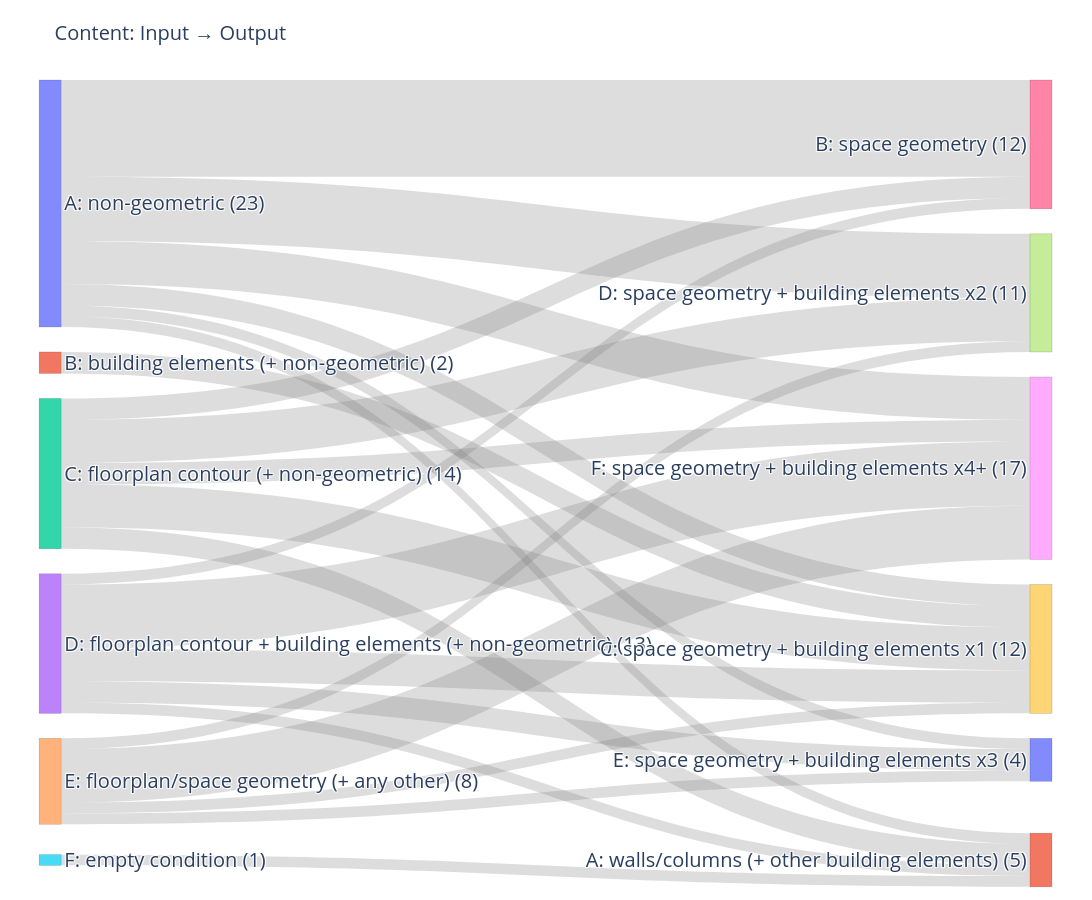

The cell this chart's notebook holds for it:
### Markdown cell above
# INPUT / OUTPUT: GROUPS

### Code cell
# Legacy 03

plot_sankey_input_output_content(df_model)

### Figure 1 — Plotly figure (JSON) as saved in the notebook; plotly's stock layout.template omitted (floating-point values rounded to 4 significant figures)
{"data": [{"arrangement": "snap", "link": {"color": "rgba(120,120,120,0.25)", "source": [0, 0, 0, 0, 0, 0, 1, 2, 2, 2, 2, 2, 3, 3, 3, 3, 3, 4, 4, 4, 4, 5], "target": [6, 7, 8, 9, 10, 11, 9, 9, 7, 8, 6, 11, 8, 9, 10, 6, 11, 8, 9, 7, 10, 11], "value": [9, 6, 4, 2, 1, 1, 2, 4, 4, 2, 2, 2, 6, 3, 2, 1, 1, 5, 1, 1, 1, 1]}, "node": {"label": ["A: non-geometric (23)", "B: building elements (+ non-geometric) (2)", "C: floorplan contour (+ non-geometric) (14)", "D: floorplan contour + building elements (+ non-geometric) (13)", "E: floorplan/space geometry (+ any other) (8)", "F: empty condition (1)", "B: space geometry (12)", "D: space geometry + building elements x2 (11)", "F: space geometry + building elements x4+ (17)", "C: space geometry + building elements x1 (12)", "E: space geometry + building elements x3 (4)", "A: walls/columns (+ other building elements) (5)"], "line": {"color": "rgba(0,0,0,0.25)", "width": 0.5}, "pad": 25, "thickness": 22, "x": [0.01, 0.01, 0.01, 0.01, 0.01, 0.01, 0.99, 0.99, 0.99, 0.99, 0.99, 0.99], "y": [0, 0.2, 0.4, 0.6, 0.8, 1, 0, 0.2, 0.4, 0.6, 0.8, 1]}, "type": "sankey"}], "layout": {"font": {"size": 20}, "height": 900, "margin": {"b": 40, "l": 40, "r": 40, "t": 80}, "title": {"font": {"size": 20}, "text": "Content: Input → Output"}, "width": 1400}}
